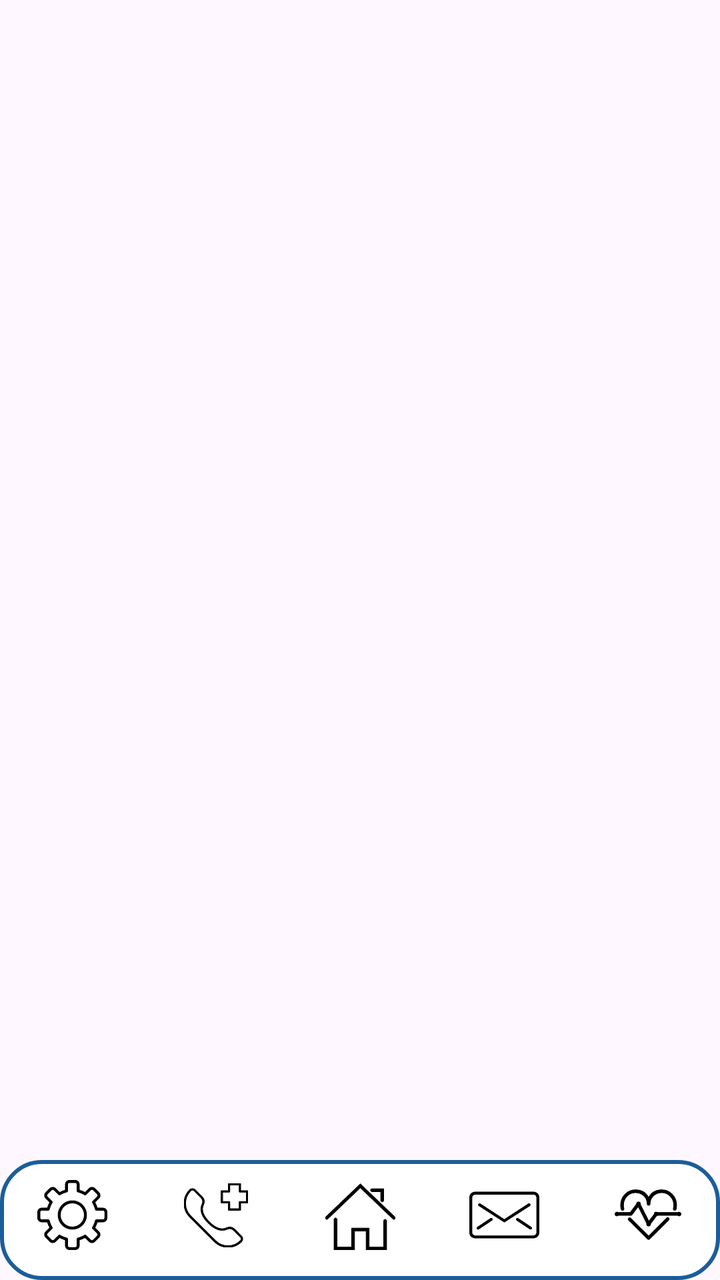
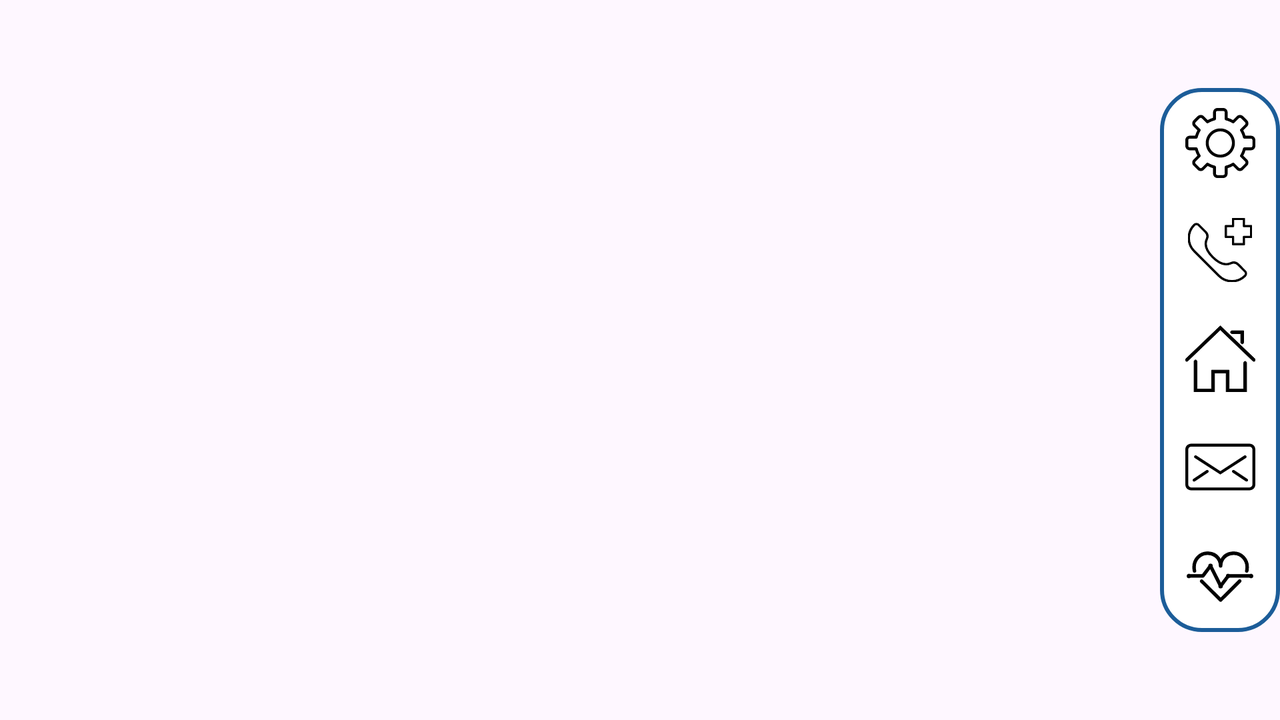

First picture: res/layout/ on a phone held upright. Second picture: the repository's own variant of that layout, on a device whose configuration matches the variant's folder. Source for both follows.
<!-- AndroidManifest.xml: application theme Theme.AsilApp -->
<!-- res/layout/bottom_toolbar_paziente.xml -->
<?xml version="1.0" encoding="utf-8"?>

<androidx.constraintlayout.widget.ConstraintLayout xmlns:android="http://schemas.android.com/apk/res/android"
    xmlns:app="http://schemas.android.com/apk/res-auto"
    xmlns:tools="http://schemas.android.com/tools"
    android:layout_width="match_parent"
    android:layout_height="match_parent">

    <TableLayout
        android:id="@+id/tableLayout"
        android:layout_width="match_parent"
        android:layout_height="60dp"
        android:background="@drawable/bottom_bar_background"
        android:stretchColumns="1"
        app:layout_constraintBottom_toBottomOf="parent"
        app:layout_constraintEnd_toEndOf="parent"
        app:layout_constraintStart_toStartOf="parent">

        <TableRow
            android:gravity="center"
            android:layout_width="match_parent"
            android:layout_height="wrap_content">

            <ImageButton
                android:id="@+id/settings_btn"
                android:layout_width="0dp"
                android:layout_height="match_parent"
                android:layout_weight="1"
                android:background="@android:color/transparent"
                android:padding="10dp"
                android:src="@drawable/ic_setting_t1" />

            <ImageButton
                android:id="@+id/sos_btn"
                android:layout_width="0dp"
                android:layout_height="match_parent"
                android:layout_weight="1"
                android:background="@android:color/transparent"
                android:padding="10dp"
                android:src="@drawable/ic_sos" />

            <ImageButton
                android:id="@+id/home_btn"
                android:layout_width="0dp"
                android:layout_height="match_parent"
                android:layout_weight="1"
                android:background="@android:color/transparent"
                android:padding="10dp"
                android:src="@drawable/ic_home_t1" />

            <ImageButton
                android:id="@+id/message_btn"
                android:layout_width="0dp"
                android:layout_height="match_parent"
                android:layout_weight="1"
                android:background="@android:color/transparent"
                android:padding="10dp"
                android:src="@drawable/ic_message" />

            <ImageButton
                android:id="@+id/hp_btn"
                android:layout_width="0dp"
                android:layout_height="match_parent"
                android:layout_weight="1"
                android:background="@android:color/transparent"
                android:padding="10dp"
                android:src="@drawable/ic_misurazioni" />

        </TableRow>
    </TableLayout>

</androidx.constraintlayout.widget.ConstraintLayout>
<!-- resources referenced by this layout -->
<resources>
  <!-- drawable bottom_bar_background (drawable) -->
  <?xml version="1.0" encoding="utf-8"?>
  
  <shape xmlns:android="http://schemas.android.com/apk/res/android"
      android:shape="rectangle">
  
      
      <solid android:color="@color/white" /> 
  
      
      <stroke
          android:width="2dp"
          android:color="@color/colorPrimary" />
  
      
      <corners android:radius="20dp"/>
  
  </shape>
  <!-- drawable ic_home_t1 (drawable) -->
  <vector xmlns:android="http://schemas.android.com/apk/res/android"
      android:height="35dp"
      android:viewportHeight="48"
      android:viewportWidth="48"
      android:width="35dp">
        
      <path
          android:fillColor="#FF000000"
          android:strokeColor="#FF000000"
          android:strokeWidth="0"
          android:pathData="M42,48H28V35h-8v13H6V27c0,-0.552 0.447,-1 1,-1s1,0.448 1,1v19h10V33h12v13h10V28c0,-0.552 0.447,-1 1,-1s1,0.448 1,1V48z"/>
        
      <path
          android:fillColor="#FF000000"
          android:strokeColor="#FF000000"
          android:strokeWidth="0"
          android:pathData="M47,27c-0.249,0 -0.497,-0.092 -0.691,-0.277L24,5.384L1.691,26.723c-0.399,0.381 -1.032,0.368 -1.414,-0.031c-0.382,-0.399 -0.367,-1.032 0.031,-1.414L24,2.616l23.691,22.661c0.398,0.382 0.413,1.015 0.031,1.414C47.526,26.896 47.264,27 47,27z"/>
        
      <path
          android:fillColor="#FF000000"
          android:strokeColor="#FF000000"
          android:strokeWidth="0"
          android:pathData="M39,15c-0.553,0 -1,-0.448 -1,-1V8h-6c-0.553,0 -1,-0.448 -1,-1s0.447,-1 1,-1h8v8C40,14.552 39.553,15 39,15z"/>
      
  </vector>
  <!-- drawable ic_message (drawable) -->
  <vector xmlns:android="http://schemas.android.com/apk/res/android" android:height="35dp" android:viewportHeight="48" android:viewportWidth="48" android:width="35dp">
        
      <path android:fillColor="#FF000000"
          android:pathData="M44,40H4c-2.206,0 -4,-1.794 -4,-4V12c0,-2.206 1.794,-4 4,-4h40c2.206,0 4,1.794 4,4v24C48,38.206 46.206,40 44,40zM4,10c-1.103,0 -2,0.897 -2,2v24c0,1.103 0.897,2 2,2h40c1.103,0 2,-0.897 2,-2V12c0,-1.103 -0.897,-2 -2,-2H4z"/>
        
      <path android:fillColor="#FF000000"
          android:pathData="M24,29.191L6.457,17.84c-0.464,-0.301 -0.597,-0.919 -0.297,-1.383s0.919,-0.596 1.383,-0.297L24,26.809L40.457,16.16c0.464,-0.299 1.083,-0.167 1.383,0.297s0.167,1.082 -0.297,1.383L24,29.191z"/>
        
      <path android:fillColor="#FF000000"
          android:pathData="M6.001,34c-0.323,0 -0.641,-0.156 -0.833,-0.445c-0.307,-0.46 -0.183,-1.08 0.277,-1.387l9,-6c0.46,-0.307 1.081,-0.183 1.387,0.277c0.307,0.46 0.183,1.08 -0.277,1.387l-9,6C6.384,33.945 6.191,34 6.001,34z"/>
        
      <path android:fillColor="#FF000000"
          android:pathData="M41.999,34c-0.19,0 -0.383,-0.055 -0.554,-0.168l-9,-6c-0.46,-0.307 -0.584,-0.927 -0.277,-1.387c0.306,-0.46 0.926,-0.584 1.387,-0.277l9,6c0.46,0.307 0.584,0.927 0.277,1.387C42.64,33.844 42.322,34 41.999,34z"/>
      
  </vector>
  <!-- from res/values-v23/ -->
  <style name="Theme.AsilApp" parent="Base.Theme.AsilApp">
          
          <item name="android:navigationBarColor">@android:color/transparent</item>
          <item name="android:statusBarColor">@android:color/transparent</item>
          <item name="android:windowLightStatusBar">?attr/isLightTheme</item>
      </style>
  <color name="white">#FFFFFFFF</color>
  <color name="colorPrimary">#1C5D99</color>
  <style name="Base.Theme.AsilApp" parent="Theme.Material3.DayNight.NoActionBar">
          
          
      </style>
</resources>
<!-- res/layout-land/bottom_toolbar_paziente.xml (the repository's variant of the layout above) -->
<!-- drawn on the phone turned sideways -->
<?xml version="1.0" encoding="utf-8"?>

<androidx.constraintlayout.widget.ConstraintLayout xmlns:android="http://schemas.android.com/apk/res/android"
    xmlns:app="http://schemas.android.com/apk/res-auto"
    xmlns:tools="http://schemas.android.com/tools"
    android:layout_width="match_parent"
    android:layout_height="match_parent">

    <TableLayout
        android:id="@+id/tableLayout"
        android:layout_width="60dp"
        android:layout_height="wrap_content"
        android:background="@drawable/bottom_bar_background"
        android:stretchColumns="1"
        app:layout_constraintEnd_toEndOf="parent"
        app:layout_constraintTop_toTopOf="parent"
        app:layout_constraintBottom_toBottomOf="parent">

        <TableRow
            android:gravity="center"
            android:layout_width="match_parent"
            android:layout_height="wrap_content">

            <ImageButton
                android:id="@+id/settings_btn"
                android:layout_width="match_parent"
                android:layout_height="wrap_content"
                android:layout_weight="1"
                android:background="@android:color/transparent"
                android:padding="10dp"
                android:src="@drawable/ic_setting_t1"
                android:rotation="0" />

        </TableRow>

        <TableRow
            android:gravity="center"
            android:layout_width="match_parent"
            android:layout_height="wrap_content">

            <ImageButton
                android:id="@+id/sos_btn"
                android:layout_width="match_parent"
                android:layout_height="wrap_content"
                android:layout_weight="1"
                android:background="@android:color/transparent"
                android:padding="10dp"
                android:src="@drawable/ic_sos"
                android:rotation="0" />

        </TableRow>

        <TableRow
            android:gravity="center"
            android:layout_width="match_parent"
            android:layout_height="wrap_content">

            <ImageButton
                android:id="@+id/home_btn"
                android:layout_width="match_parent"
                android:layout_height="wrap_content"
                android:layout_weight="1"
                android:background="@android:color/transparent"
                android:padding="10dp"
                android:src="@drawable/ic_home_t1"
                android:rotation="0" />

        </TableRow>

        <TableRow
            android:gravity="center"
            android:layout_width="match_parent"
            android:layout_height="wrap_content">

            <ImageButton
                android:id="@+id/message_btn"
                android:layout_width="match_parent"
                android:layout_height="wrap_content"
                android:layout_weight="1"
                android:background="@android:color/transparent"
                android:padding="10dp"
                android:src="@drawable/ic_message"
                android:rotation="0" />

        </TableRow>

        <TableRow
            android:gravity="center"
            android:layout_width="match_parent"
            android:layout_height="wrap_content">

            <ImageButton
                android:id="@+id/hp_btn"
                android:layout_width="match_parent"
                android:layout_height="wrap_content"
                android:layout_weight="1"
                android:background="@android:color/transparent"
                android:padding="10dp"
                android:src="@drawable/ic_misurazioni"
                android:rotation="0" />

        </TableRow>

    </TableLayout>

</androidx.constraintlayout.widget.ConstraintLayout>
